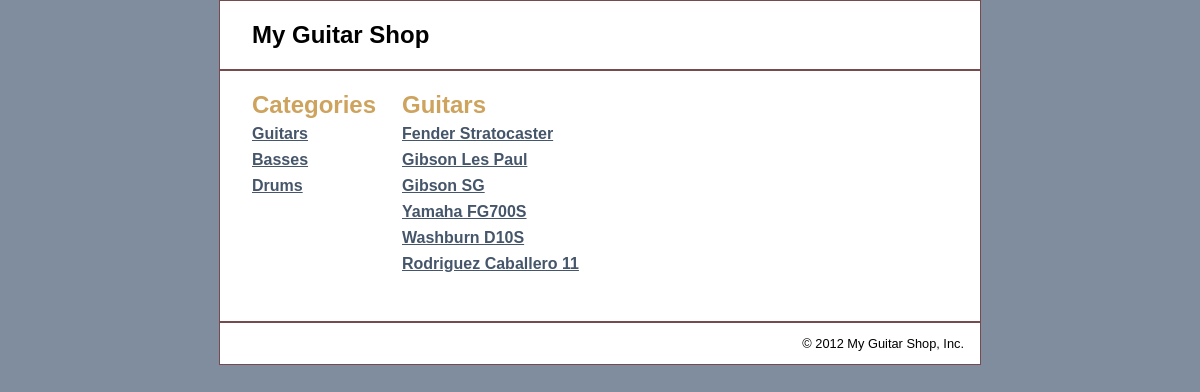
/ch05_guitar_shop/product_catalog/index.php, run on the app's committed database.
### tables this page shows
CREATE TABLE categories (
  categoryID       INT(11)        NOT NULL   AUTO_INCREMENT,
  categoryName     VARCHAR(255)   NOT NULL,
  PRIMARY KEY (categoryID)
);

CREATE TABLE products (
  productID        INT(11)        NOT NULL   AUTO_INCREMENT,
  categoryID       INT(11)        NOT NULL,
  productCode      VARCHAR(10)    NOT NULL   UNIQUE,
  productName      VARCHAR(255)   NOT NULL,
  listPrice        DECIMAL(10,2)  NOT NULL,
  PRIMARY KEY (productID)
);

### ch05_guitar_shop/model/category_db.php (called while the page is built)
<?php
function get_categories() {
    global $db;
    $query = 'SELECT * FROM categories
              ORDER BY categoryID';
    $result = $db->query($query);
    return $result;
}
function get_category_name($category_id) {
    global $db;
    $query = "SELECT * FROM categories
              WHERE categoryID = $category_id";
    $category = $db->query($query);
    $category = $category->fetch();
    $category_name = $category['categoryName'];
    return $category_name;
}
?>

### ch05_guitar_shop/model/product_db.php (called while the page is built, shortened)
<?php
function get_products_by_category($category_id) {
    global $db;
    $query = "SELECT * FROM products
              WHERE products.categoryID = '$category_id'
              ORDER BY productID";
    $products = $db->query($query);
    return $products;
}
?>

### ch05_guitar_shop/product_catalog/product_list.php (the view)
<?php include '../view/header.php'; ?>
<div id="main">
    <div id="sidebar">
        <h1>Categories</h1>
        <ul class="nav">
            <?php foreach($categories as $category) : ?>
            <li>
                <a href="?category_id=<?php echo $category['categoryID']; ?>">
                    <?php echo $category['categoryName']; ?>
                </a>
            </li>
            <?php endforeach; ?>
        </ul>
    </div>
    <div id="content">
        <h1><?php echo $category_name; ?></h1>
        <ul class="nav">
            <?php foreach ($products as $product) : ?>
            <li>
                <a href="?action=view_product&product_id=
                    <?php echo $product['productID']; ?>">
                    <?php echo $product['productName']; ?>
                </a>
            </li>
            <?php endforeach; ?>
        </ul>
    </div>
</div>
<?php include '../view/footer.php'; ?>

### ch05_guitar_shop/main.css (style rules this page uses)
body { margin-top: 0; background-color: rgb(128, 141, 159); font-family: Arial, Helvetica, sans-serif; }
h1 { font-size: 150%; margin: 0; padding: .5em 0 .25em; }
h1, h2 { color: rgb(205, 163, 94); }
ul { margin: 0 0 1em 0; padding: 0 0 0 2.5em; }
li { margin: 0; padding: 0; }
ul.nav { list-style-type: none; margin-left: 0; padding-left: 0; }
ul.nav li { padding-bottom: 0.5em; }
a { color: rgb(69, 85, 106); font-weight: bold; }
#main { margin: 0; padding: .5em 2em; }
#sidebar { float: left; width: 150px; }
#content { float: left; width: 500px; padding-bottom: 1.5em; }

### data on the page
categories: categoryName "Guitars"
categories: categoryName "Basses"
categories: categoryName "Drums"
products: productName "Fender Stratocaster"
products: productName "Gibson Les Paul"
products: productName "Gibson SG"
products: productName "Yamaha FG700S"
products: productName "Washburn D10S"
products: productName "Rodriguez Caballero 11"
